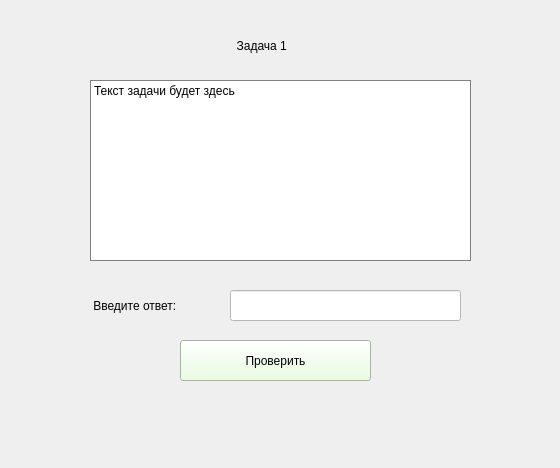
<?xml version="1.0" encoding="UTF-8"?>
<ui version="4.0">
 <class>Task1</class>
 <widget class="QWidget" name="Task1">
  <property name="geometry">
   <rect>
    <x>0</x>
    <y>0</y>
    <width>560</width>
    <height>468</height>
   </rect>
  </property>
  <property name="windowTitle">
   <string>Задача 1 - Метод Ньютона</string>
  </property>
  <widget class="QLabel" name="label_3">
   <property name="geometry">
    <rect>
     <x>220</x>
     <y>30</y>
     <width>121</width>
     <height>31</height>
    </rect>
   </property>
   <property name="styleSheet">
    <string notr="true">font: 18pt &quot;Comic Sans MS&quot;;</string>
   </property>
   <property name="text">
    <string>     Задача 1</string>
   </property>
  </widget>
  <widget class="QLabel" name="label">
   <property name="geometry">
    <rect>
     <x>90</x>
     <y>80</y>
     <width>381</width>
     <height>181</height>
    </rect>
   </property>
   <property name="styleSheet">
    <string notr="true">background-color: rgb(255, 255, 255);
border: 1px solid gray;
font: 16pt &quot;Comic Sans MS&quot;;</string>
   </property>
   <property name="text">
    <string>Текст задачи будет здесь</string>
   </property>
   <property name="alignment">
    <set>Qt::AlignmentFlag::AlignLeading|Qt::AlignmentFlag::AlignLeft|Qt::AlignmentFlag::AlignTop</set>
   </property>
   <property name="wordWrap">
    <bool>true</bool>
   </property>
  </widget>
  <widget class="QLabel" name="label_2">
   <property name="geometry">
    <rect>
     <x>90</x>
     <y>290</y>
     <width>121</width>
     <height>31</height>
    </rect>
   </property>
   <property name="styleSheet">
    <string notr="true">
font: 16pt &quot;Comic Sans MS&quot;;</string>
   </property>
   <property name="text">
    <string> Введите ответ:</string>
   </property>
  </widget>
  <widget class="QLineEdit" name="lineEdit">
   <property name="geometry">
    <rect>
     <x>230</x>
     <y>290</y>
     <width>231</width>
     <height>31</height>
    </rect>
   </property>
   <property name="styleSheet">
    <string notr="true">background-color: rgb(255, 255, 255);</string>
   </property>
  </widget>
  <widget class="QPushButton" name="pushButton">
   <property name="geometry">
    <rect>
     <x>180</x>
     <y>340</y>
     <width>191</width>
     <height>41</height>
    </rect>
   </property>
   <property name="styleSheet">
    <string notr="true">
background-color: rgb(229, 255, 218);
font: 17pt &quot;Comic Sans MS&quot;;</string>
   </property>
   <property name="text">
    <string>Проверить</string>
   </property>
  </widget>
 </widget>
 <resources/>
 <connections/>
</ui>
